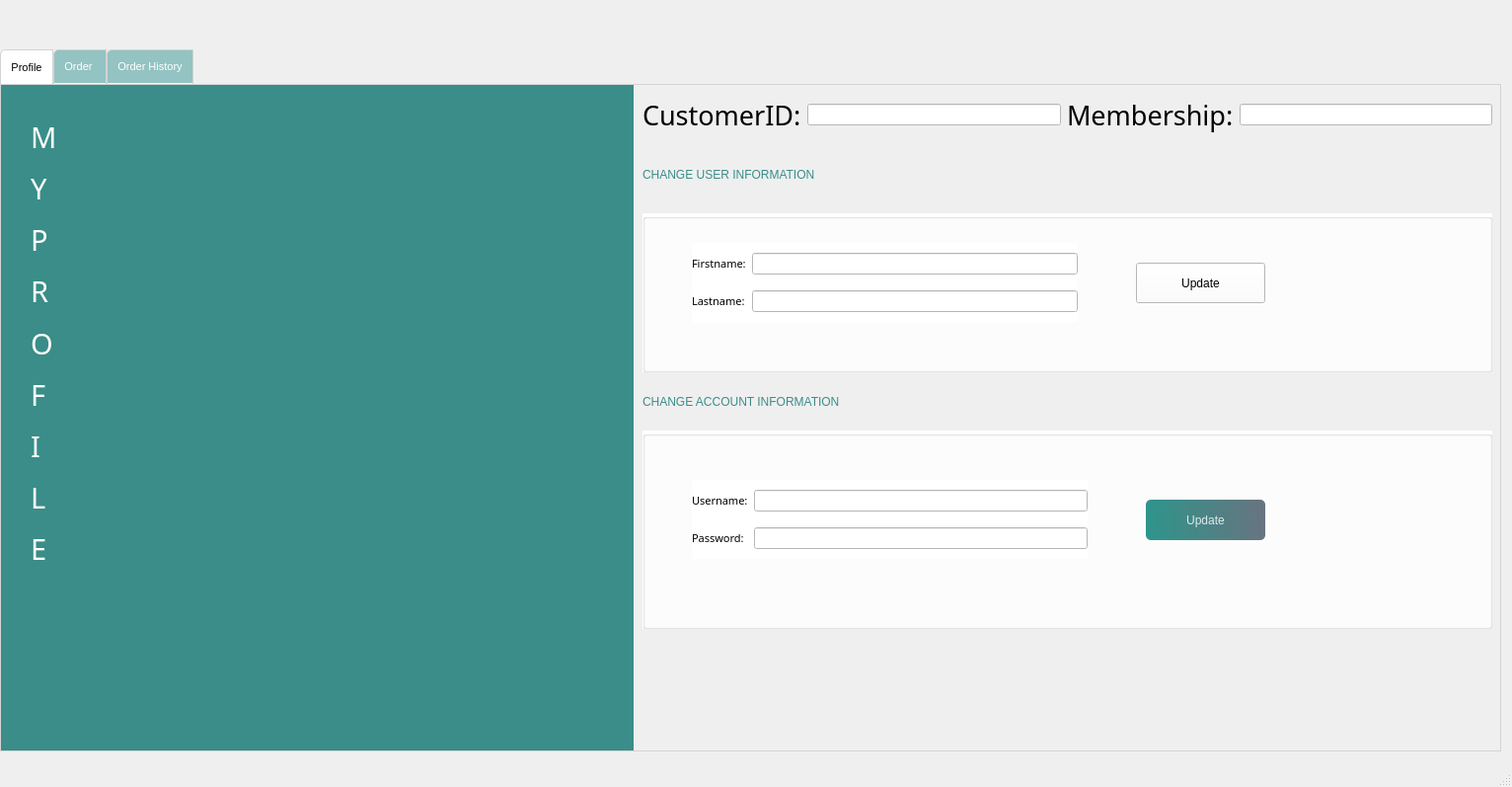
<?xml version="1.0" encoding="UTF-8"?>
<ui version="4.0">
 <class>MainWindow</class>
 <widget class="QMainWindow" name="MainWindow">
  <property name="geometry">
   <rect>
    <x>0</x>
    <y>0</y>
    <width>1532</width>
    <height>797</height>
   </rect>
  </property>
  <property name="windowTitle">
   <string>MainWindow</string>
  </property>
  <widget class="QWidget" name="centralwidget">
   <widget class="QTabWidget" name="tabWidget">
    <property name="geometry">
     <rect>
      <x>0</x>
      <y>50</y>
      <width>1521</width>
      <height>711</height>
     </rect>
    </property>
    <property name="maximumSize">
     <size>
      <width>1521</width>
      <height>711</height>
     </size>
    </property>
    <property name="font">
     <font>
      <pointsize>8</pointsize>
     </font>
    </property>
    <property name="styleSheet">
     <string notr="true">        QTabWidget::pane {
            border: 1px solid lightgray;
        }

        QTabBar::tab {
            background: rgb(147, 195, 194);
            border: 1px solid lightgray;
            border-bottom-color: none; 
            padding: 10px;
            border-top-left-radius: 5px;
            color: white;
        }

        QTabBar::tab:selected {
            background: white;
            color: black;
            margin-bottom: -1px; 
        }

        QTabBar::tab:hover {
            background: rgb(58, 141, 136);
            color: white;
        }

        QTabBar::tab:pressed {
            background: lightcoral;
            color: white;
        }
</string>
    </property>
    <property name="currentIndex">
     <number>0</number>
    </property>
    <widget class="QWidget" name="tab_2">
     <attribute name="title">
      <string>Profile</string>
     </attribute>
     <widget class="QGroupBox" name="groupBox_5">
      <property name="geometry">
       <rect>
        <x>650</x>
        <y>350</y>
        <width>861</width>
        <height>201</height>
       </rect>
      </property>
      <property name="font">
       <font>
        <family>Bahnschrift</family>
        <pointsize>8</pointsize>
        <weight>50</weight>
        <italic>false</italic>
        <bold>false</bold>
       </font>
      </property>
      <property name="styleSheet">
       <string notr="true">background-color:rgb(255, 255, 255)</string>
      </property>
      <property name="title">
       <string/>
      </property>
      <widget class="QPushButton" name="pushButtonUpdateAcc">
       <property name="geometry">
        <rect>
         <x>510</x>
         <y>70</y>
         <width>121</width>
         <height>41</height>
        </rect>
       </property>
       <property name="styleSheet">
        <string notr="true">QPushButton#pushButtonUpdateAcc{
	background-color: qlineargradient(spread:pad, x1:0, y1:0.505682, x2:1, y2:0.477, stop:0 rgba(11, 131,120, 219), stop:1 rgba(85,98,112,226));
	color:rgba(255,255,255,210);
	border-radius: 5px;
}
QPushButton#pushButtonUpdateAcc:hover{
background-color: qlineargradient(spread:pad, x1:0, y1:0.505682, x2:1, y2:0.477, stop:0 rgba(150, 123,111, 219), stop:1 rgba(85,81,84,226));
}
QPushButton#pushButtonUpdateAcc:press{
	padding-left:5px;
	padding-top: 5px;
	background-color: rgba(150,123,111,255);
}
</string>
       </property>
       <property name="text">
        <string>Update</string>
       </property>
       <property name="icon">
        <iconset>
         <normaloff>images/refresh.png</normaloff>images/refresh.png</iconset>
       </property>
      </widget>
      <widget class="QWidget" name="gridLayoutWidget_4">
       <property name="geometry">
        <rect>
         <x>50</x>
         <y>50</y>
         <width>401</width>
         <height>80</height>
        </rect>
       </property>
       <layout class="QGridLayout" name="gridLayout_4">
        <item row="0" column="1">
         <widget class="QLineEdit" name="lineEditUsername">
          <property name="enabled">
           <bool>true</bool>
          </property>
          <property name="styleSheet">
           <string notr="true">background-color: rgb(255, 255, 255)</string>
          </property>
          <property name="readOnly">
           <bool>false</bool>
          </property>
         </widget>
        </item>
        <item row="0" column="0">
         <widget class="QLabel" name="label_17">
          <property name="font">
           <font>
            <family>Bahnschrift</family>
            <pointsize>8</pointsize>
            <weight>50</weight>
            <italic>false</italic>
            <bold>false</bold>
           </font>
          </property>
          <property name="text">
           <string>Username:</string>
          </property>
         </widget>
        </item>
        <item row="1" column="0">
         <widget class="QLabel" name="label_18">
          <property name="font">
           <font>
            <family>Bahnschrift</family>
            <pointsize>8</pointsize>
            <weight>50</weight>
            <italic>false</italic>
            <bold>false</bold>
           </font>
          </property>
          <property name="text">
           <string>Password:</string>
          </property>
         </widget>
        </item>
        <item row="1" column="1">
         <widget class="QLineEdit" name="lineEditPassword">
          <property name="styleSheet">
           <string notr="true">background-color: rgb(255, 255, 255)</string>
          </property>
         </widget>
        </item>
       </layout>
      </widget>
     </widget>
     <widget class="QLabel" name="label_2">
      <property name="geometry">
       <rect>
        <x>0</x>
        <y>0</y>
        <width>641</width>
        <height>681</height>
       </rect>
      </property>
      <property name="styleSheet">
       <string notr="true">background-color:rgb(58, 141, 136)</string>
      </property>
      <property name="text">
       <string/>
      </property>
     </widget>
     <widget class="QLabel" name="label_16">
      <property name="geometry">
       <rect>
        <x>100</x>
        <y>170</y>
        <width>81</width>
        <height>16</height>
       </rect>
      </property>
      <property name="text">
       <string/>
      </property>
     </widget>
     <widget class="QWidget" name="verticalLayoutWidget">
      <property name="geometry">
       <rect>
        <x>30</x>
        <y>30</y>
        <width>31</width>
        <height>463</height>
       </rect>
      </property>
      <layout class="QVBoxLayout" name="verticalLayout">
       <item>
        <widget class="QLabel" name="label_38">
         <property name="font">
          <font>
           <family>Bahnschrift SemiBold</family>
           <pointsize>22</pointsize>
           <weight>7</weight>
           <italic>false</italic>
           <bold>false</bold>
          </font>
         </property>
         <property name="styleSheet">
          <string notr="true">COLOR: rgb(255, 255, 255);
font: 63 22pt &quot;Bahnschrift SemiBold&quot;;
</string>
         </property>
         <property name="text">
          <string>M</string>
         </property>
        </widget>
       </item>
       <item>
        <widget class="QLabel" name="label_20">
         <property name="font">
          <font>
           <family>Bahnschrift SemiBold</family>
           <pointsize>22</pointsize>
           <weight>7</weight>
           <italic>false</italic>
           <bold>false</bold>
          </font>
         </property>
         <property name="styleSheet">
          <string notr="true">COLOR: rgb(255, 255, 255);
font: 63 22pt &quot;Bahnschrift SemiBold&quot;;
</string>
         </property>
         <property name="text">
          <string>Y</string>
         </property>
        </widget>
       </item>
       <item>
        <widget class="QLabel" name="label_22">
         <property name="font">
          <font>
           <family>Bahnschrift SemiBold</family>
           <pointsize>22</pointsize>
           <weight>7</weight>
           <italic>false</italic>
           <bold>false</bold>
          </font>
         </property>
         <property name="styleSheet">
          <string notr="true">COLOR: rgb(255, 255, 255);
font: 63 22pt &quot;Bahnschrift SemiBold&quot;;
</string>
         </property>
         <property name="text">
          <string>P</string>
         </property>
        </widget>
       </item>
       <item>
        <widget class="QLabel" name="label_23">
         <property name="font">
          <font>
           <family>Bahnschrift SemiBold</family>
           <pointsize>22</pointsize>
           <weight>7</weight>
           <italic>false</italic>
           <bold>false</bold>
          </font>
         </property>
         <property name="styleSheet">
          <string notr="true">COLOR: rgb(255, 255, 255);
font: 63 22pt &quot;Bahnschrift SemiBold&quot;;
</string>
         </property>
         <property name="text">
          <string>R</string>
         </property>
        </widget>
       </item>
       <item>
        <widget class="QLabel" name="label_24">
         <property name="font">
          <font>
           <family>Bahnschrift SemiBold</family>
           <pointsize>22</pointsize>
           <weight>7</weight>
           <italic>false</italic>
           <bold>false</bold>
          </font>
         </property>
         <property name="styleSheet">
          <string notr="true">COLOR: rgb(255, 255, 255);
font: 63 22pt &quot;Bahnschrift SemiBold&quot;;
</string>
         </property>
         <property name="text">
          <string>O</string>
         </property>
        </widget>
       </item>
       <item>
        <widget class="QLabel" name="label_29">
         <property name="font">
          <font>
           <family>Bahnschrift SemiBold</family>
           <pointsize>22</pointsize>
           <weight>7</weight>
           <italic>false</italic>
           <bold>false</bold>
          </font>
         </property>
         <property name="styleSheet">
          <string notr="true">COLOR: rgb(255, 255, 255);
font: 63 22pt &quot;Bahnschrift SemiBold&quot;;
</string>
         </property>
         <property name="text">
          <string>F</string>
         </property>
        </widget>
       </item>
       <item>
        <widget class="QLabel" name="label_33">
         <property name="font">
          <font>
           <family>Bahnschrift SemiBold</family>
           <pointsize>22</pointsize>
           <weight>7</weight>
           <italic>false</italic>
           <bold>false</bold>
          </font>
         </property>
         <property name="styleSheet">
          <string notr="true">COLOR: rgb(255, 255, 255);
font: 63 22pt &quot;Bahnschrift SemiBold&quot;;
</string>
         </property>
         <property name="text">
          <string>I</string>
         </property>
        </widget>
       </item>
       <item>
        <widget class="QLabel" name="label_36">
         <property name="font">
          <font>
           <family>Bahnschrift SemiBold</family>
           <pointsize>22</pointsize>
           <weight>7</weight>
           <italic>false</italic>
           <bold>false</bold>
          </font>
         </property>
         <property name="styleSheet">
          <string notr="true">COLOR: rgb(255, 255, 255);
font: 63 22pt &quot;Bahnschrift SemiBold&quot;;
</string>
         </property>
         <property name="text">
          <string>L</string>
         </property>
        </widget>
       </item>
       <item>
        <widget class="QLabel" name="label_37">
         <property name="font">
          <font>
           <family>Bahnschrift SemiBold</family>
           <pointsize>22</pointsize>
           <weight>7</weight>
           <italic>false</italic>
           <bold>false</bold>
          </font>
         </property>
         <property name="styleSheet">
          <string notr="true">COLOR: rgb(255, 255, 255);
font: 63 22pt &quot;Bahnschrift SemiBold&quot;;
</string>
         </property>
         <property name="text">
          <string>E</string>
         </property>
        </widget>
       </item>
      </layout>
     </widget>
     <widget class="QLabel" name="label_19">
      <property name="geometry">
       <rect>
        <x>100</x>
        <y>20</y>
        <width>491</width>
        <height>481</height>
       </rect>
      </property>
      <property name="text">
       <string/>
      </property>
      <property name="pixmap">
       <pixmap>images/profile.png</pixmap>
      </property>
      <property name="scaledContents">
       <bool>true</bool>
      </property>
     </widget>
     <widget class="QWidget" name="gridLayoutWidget_2">
      <property name="geometry">
       <rect>
        <x>650</x>
        <y>10</y>
        <width>861</width>
        <height>42</height>
       </rect>
      </property>
      <layout class="QGridLayout" name="gridLayout_2">
       <item row="0" column="0">
        <widget class="QLabel" name="label_9">
         <property name="font">
          <font>
           <family>Bahnschrift</family>
           <pointsize>20</pointsize>
           <weight>50</weight>
           <italic>false</italic>
           <bold>false</bold>
          </font>
         </property>
         <property name="text">
          <string>CustomerID:</string>
         </property>
        </widget>
       </item>
       <item row="0" column="1">
        <widget class="QLineEdit" name="lineEditCustomerID">
         <property name="styleSheet">
          <string notr="true">background-color: rgb(255, 255, 255)</string>
         </property>
         <property name="readOnly">
          <bool>true</bool>
         </property>
        </widget>
       </item>
       <item row="0" column="5">
        <widget class="QLineEdit" name="lineEditMembership">
         <property name="styleSheet">
          <string notr="true">background-color: rgb(255, 255, 255)</string>
         </property>
         <property name="readOnly">
          <bool>true</bool>
         </property>
        </widget>
       </item>
       <item row="0" column="4">
        <widget class="QLabel" name="label_13">
         <property name="font">
          <font>
           <family>Bahnschrift</family>
           <pointsize>20</pointsize>
           <weight>50</weight>
           <italic>false</italic>
           <bold>false</bold>
          </font>
         </property>
         <property name="text">
          <string>Membership:</string>
         </property>
        </widget>
       </item>
      </layout>
     </widget>
     <widget class="QLabel" name="label_8">
      <property name="geometry">
       <rect>
        <x>650</x>
        <y>310</y>
        <width>371</width>
        <height>21</height>
       </rect>
      </property>
      <property name="styleSheet">
       <string notr="true">color:rgb(58, 141, 136);
font: 63 16pt &quot;Bahnschrift SemiBold Condensed&quot;;</string>
      </property>
      <property name="text">
       <string>CHANGE ACCOUNT INFORMATION</string>
      </property>
     </widget>
     <widget class="QGroupBox" name="groupBox_6">
      <property name="geometry">
       <rect>
        <x>650</x>
        <y>130</y>
        <width>861</width>
        <height>161</height>
       </rect>
      </property>
      <property name="font">
       <font>
        <family>Bahnschrift</family>
        <pointsize>8</pointsize>
        <weight>50</weight>
        <italic>false</italic>
        <bold>false</bold>
       </font>
      </property>
      <property name="styleSheet">
       <string notr="true">background-color:rgb(255, 255, 255)</string>
      </property>
      <property name="title">
       <string/>
      </property>
      <widget class="QPushButton" name="pushButtonUpdateProfile">
       <property name="geometry">
        <rect>
         <x>500</x>
         <y>50</y>
         <width>131</width>
         <height>41</height>
        </rect>
       </property>
       <property name="styleSheet">
        <string notr="true">QPushButton#pushButtonUpdateAcc{
	background-color: qlineargradient(spread:pad, x1:0, y1:0.505682, x2:1, y2:0.477, stop:0 rgba(11, 131,120, 219), stop:1 rgba(85,98,112,226));
	color:rgba(255,255,255,210);
	border-radius: 5px;
}
QPushButton#pushButtonUpdateAcc:hover{
background-color: qlineargradient(spread:pad, x1:0, y1:0.505682, x2:1, y2:0.477, stop:0 rgba(150, 123,111, 219), stop:1 rgba(85,81,84,226));
}
QPushButton#pushButtonUpdateAcc:press{
	padding-left:5px;
	padding-top: 5px;
	background-color: rgba(150,123,111,255);
}
</string>
       </property>
       <property name="text">
        <string>Update</string>
       </property>
       <property name="icon">
        <iconset>
         <normaloff>images/refresh.png</normaloff>images/refresh.png</iconset>
       </property>
      </widget>
      <widget class="QWidget" name="gridLayoutWidget_3">
       <property name="geometry">
        <rect>
         <x>50</x>
         <y>30</y>
         <width>391</width>
         <height>80</height>
        </rect>
       </property>
       <layout class="QGridLayout" name="gridLayout_3">
        <item row="0" column="1">
         <widget class="QLineEdit" name="lineEditFirstname">
          <property name="styleSheet">
           <string notr="true">background-color: rgb(255, 255, 255)</string>
          </property>
         </widget>
        </item>
        <item row="0" column="0">
         <widget class="QLabel" name="label_10">
          <property name="font">
           <font>
            <family>Bahnschrift</family>
            <pointsize>8</pointsize>
            <weight>50</weight>
            <italic>false</italic>
            <bold>false</bold>
           </font>
          </property>
          <property name="text">
           <string>Firstname:</string>
          </property>
         </widget>
        </item>
        <item row="1" column="0">
         <widget class="QLabel" name="label_11">
          <property name="font">
           <font>
            <family>Bahnschrift</family>
            <pointsize>8</pointsize>
            <weight>50</weight>
            <italic>false</italic>
            <bold>false</bold>
           </font>
          </property>
          <property name="text">
           <string>Lastname:</string>
          </property>
         </widget>
        </item>
        <item row="1" column="1">
         <widget class="QLineEdit" name="lineEditLastname">
          <property name="styleSheet">
           <string notr="true">background-color: rgb(255, 255, 255)</string>
          </property>
         </widget>
        </item>
       </layout>
      </widget>
     </widget>
     <widget class="QLabel" name="label_12">
      <property name="geometry">
       <rect>
        <x>650</x>
        <y>80</y>
        <width>371</width>
        <height>21</height>
       </rect>
      </property>
      <property name="styleSheet">
       <string notr="true">color:rgb(58, 141, 136);
font: 63 16pt &quot;Bahnschrift SemiBold Condensed&quot;;</string>
      </property>
      <property name="text">
       <string>CHANGE USER INFORMATION</string>
      </property>
     </widget>
    </widget>
    <widget class="QWidget" name="tabOrder">
     <attribute name="title">
      <string>Order </string>
     </attribute>
     <widget class="QGroupBox" name="groupBox">
      <property name="geometry">
       <rect>
        <x>10</x>
        <y>0</y>
        <width>1481</width>
        <height>671</height>
       </rect>
      </property>
      <property name="cursor">
       <cursorShape>ArrowCursor</cursorShape>
      </property>
      <property name="contextMenuPolicy">
       <enum>Qt::CustomContextMenu</enum>
      </property>
      <property name="styleSheet">
       <string notr="true">background-color:rgb(102, 153, 151);
font: 8pt &quot;Bahnschrift&quot;;</string>
      </property>
      <property name="title">
       <string/>
      </property>
      <widget class="QLabel" name="label_6">
       <property name="geometry">
        <rect>
         <x>770</x>
         <y>10</y>
         <width>151</width>
         <height>21</height>
        </rect>
       </property>
       <property name="text">
        <string>&lt;html&gt;&lt;head/&gt;&lt;body&gt;&lt;p&gt;&lt;span style=&quot; font-size:10pt; font-weight:600; color:#ffffff;&quot;&gt;CREATE NEW ORDER&lt;/span&gt;&lt;/p&gt;&lt;/body&gt;&lt;/html&gt;</string>
       </property>
      </widget>
      <widget class="QLabel" name="label">
       <property name="geometry">
        <rect>
         <x>20</x>
         <y>10</y>
         <width>61</width>
         <height>31</height>
        </rect>
       </property>
       <property name="text">
        <string>&lt;html&gt;&lt;head/&gt;&lt;body&gt;&lt;p&gt;&lt;span style=&quot; font-size:10pt; font-weight:600; color:#ffffff;&quot;&gt;MENU&lt;/span&gt;&lt;/p&gt;&lt;/body&gt;&lt;/html&gt;</string>
       </property>
      </widget>
      <widget class="QTableWidget" name="tableWidgetProduct">
       <property name="enabled">
        <bool>true</bool>
       </property>
       <property name="geometry">
        <rect>
         <x>10</x>
         <y>90</y>
         <width>441</width>
         <height>261</height>
        </rect>
       </property>
       <property name="sizePolicy">
        <sizepolicy hsizetype="Fixed" vsizetype="Expanding">
         <horstretch>0</horstretch>
         <verstretch>0</verstretch>
        </sizepolicy>
       </property>
       <property name="styleSheet">
        <string notr="true">background-color:rgb(255, 255 255);
border: 1px solid;</string>
       </property>
       <property name="sizeAdjustPolicy">
        <enum>QAbstractScrollArea::AdjustToContents</enum>
       </property>
       <property name="editTriggers">
        <set>QAbstractItemView::NoEditTriggers</set>
       </property>
       <column>
        <property name="text">
         <string>Name</string>
        </property>
        <property name="font">
         <font>
          <family>Bahnschrift</family>
         </font>
        </property>
       </column>
       <column>
        <property name="text">
         <string>Size</string>
        </property>
       </column>
       <column>
        <property name="text">
         <string>Price</string>
        </property>
       </column>
       <column>
        <property name="text">
         <string>SalesOff</string>
        </property>
       </column>
      </widget>
      <widget class="QPushButton" name="pushButtonSave_New">
       <property name="geometry">
        <rect>
         <x>1380</x>
         <y>40</y>
         <width>91</width>
         <height>31</height>
        </rect>
       </property>
       <property name="styleSheet">
        <string notr="true">

    QPushButton {
        background-color:rgb(255, 227, 179);
        border: 2px solid white;
        border-radius: 10px;
        padding: 5px;
    }
    QPushButton:hover {
        background-color: gray;
    }
    QPushButton:pressed {
        background-color: darkgray;
    }</string>
       </property>
       <property name="text">
        <string>Save</string>
       </property>
       <property name="icon">
        <iconset>
         <normaloff>../../XPS9530/.designer/backup/images/disk.png</normaloff>../../XPS9530/.designer/backup/images/disk.png</iconset>
       </property>
      </widget>
      <widget class="QTableWidget" name="tableWidgetOrderDetail">
       <property name="geometry">
        <rect>
         <x>760</x>
         <y>90</y>
         <width>711</width>
         <height>571</height>
        </rect>
       </property>
       <property name="styleSheet">
        <string notr="true">background-color:rgb(255,255,255);
border: 1px solid;</string>
       </property>
       <property name="sizeAdjustPolicy">
        <enum>QAbstractScrollArea::AdjustToContents</enum>
       </property>
       <property name="selectionMode">
        <enum>QAbstractItemView::SingleSelection</enum>
       </property>
       <column>
        <property name="text">
         <string>ProductID</string>
        </property>
       </column>
       <column>
        <property name="text">
         <string>Name</string>
        </property>
       </column>
       <column>
        <property name="text">
         <string>Size</string>
        </property>
       </column>
       <column>
        <property name="text">
         <string>Quantity</string>
        </property>
       </column>
       <column>
        <property name="text">
         <string>Price</string>
        </property>
       </column>
       <column>
        <property name="text">
         <string>SalesOff</string>
        </property>
       </column>
      </widget>
      <widget class="QLabel" name="drinkImages">
       <property name="geometry">
        <rect>
         <x>470</x>
         <y>100</y>
         <width>260</width>
         <height>481</height>
        </rect>
       </property>
       <property name="cursor">
        <cursorShape>BusyCursor</cursorShape>
       </property>
       <property name="text">
        <string/>
       </property>
       <property name="scaledContents">
        <bool>true</bool>
       </property>
      </widget>
      <widget class="QPushButton" name="pushButtonBack">
       <property name="geometry">
        <rect>
         <x>520</x>
         <y>620</y>
         <width>51</width>
         <height>31</height>
        </rect>
       </property>
       <property name="styleSheet">
        <string notr="true">

    QPushButton {
        background-color:rgb(255, 227, 179);
        border: 2px solid white;
        border-radius: 10px;
        padding: 5px;
    }
    QPushButton:hover {
        background-color: gray;
    }
    QPushButton:pressed {
        background-color: darkgray;
    }</string>
       </property>
       <property name="text">
        <string/>
       </property>
       <property name="icon">
        <iconset>
         <normaloff>../../XPS9530/.designer/backup/images/angle-left.png</normaloff>../../XPS9530/.designer/backup/images/angle-left.png</iconset>
       </property>
      </widget>
      <widget class="QPushButton" name="pushButtonNext">
       <property name="geometry">
        <rect>
         <x>620</x>
         <y>620</y>
         <width>51</width>
         <height>31</height>
        </rect>
       </property>
       <property name="styleSheet">
        <string notr="true">

    QPushButton {
        background-color:rgb(255, 227, 179);
        border: 2px solid white;
        border-radius: 10px;
        padding: 5px;
    }
    QPushButton:hover {
        background-color: gray;
    }
    QPushButton:pressed {
        background-color: darkgray;
    }</string>
       </property>
       <property name="text">
        <string/>
       </property>
       <property name="icon">
        <iconset>
         <normaloff>../../XPS9530/.designer/backup/images/angle-right.png</normaloff>../../XPS9530/.designer/backup/images/angle-right.png</iconset>
       </property>
      </widget>
      <widget class="QLabel" name="label_31">
       <property name="geometry">
        <rect>
         <x>970</x>
         <y>50</y>
         <width>61</width>
         <height>16</height>
        </rect>
       </property>
       <property name="text">
        <string>Order ID:</string>
       </property>
      </widget>
      <widget class="QLineEdit" name="lineEditOrderID_New">
       <property name="geometry">
        <rect>
         <x>1030</x>
         <y>41</y>
         <width>113</width>
         <height>31</height>
        </rect>
       </property>
       <property name="styleSheet">
        <string notr="true">background-color:rgb(255, 255, 255)</string>
       </property>
       <property name="readOnly">
        <bool>true</bool>
       </property>
      </widget>
      <widget class="QLabel" name="label_34">
       <property name="geometry">
        <rect>
         <x>10</x>
         <y>40</y>
         <width>101</width>
         <height>20</height>
        </rect>
       </property>
       <property name="text">
        <string>Search for Product:</string>
       </property>
      </widget>
      <widget class="QLineEdit" name="lineEditProductName_Menu">
       <property name="geometry">
        <rect>
         <x>120</x>
         <y>40</y>
         <width>241</width>
         <height>22</height>
        </rect>
       </property>
       <property name="styleSheet">
        <string notr="true">background-color:rgb(255, 255, 255)</string>
       </property>
      </widget>
      <widget class="QPushButton" name="pushButtonSearch_Menu">
       <property name="geometry">
        <rect>
         <x>370</x>
         <y>30</y>
         <width>91</width>
         <height>41</height>
        </rect>
       </property>
       <property name="styleSheet">
        <string notr="true">

    QPushButton {
        background-color:rgb(150, 199, 92);
        border: 2px solid white;
        border-radius: 10px;
        padding: 5px;
    }
    QPushButton:hover {
        background-color: gray;
    }
    QPushButton:pressed {
        background-color: darkgray;
    }</string>
       </property>
       <property name="text">
        <string>Search</string>
       </property>
       <property name="icon">
        <iconset>
         <normaloff>../Manager/images/search.png</normaloff>../Manager/images/search.png</iconset>
       </property>
      </widget>
      <widget class="QLabel" name="label_35">
       <property name="geometry">
        <rect>
         <x>1170</x>
         <y>50</y>
         <width>71</width>
         <height>16</height>
        </rect>
       </property>
       <property name="text">
        <string>Total Price:</string>
       </property>
      </widget>
      <widget class="QLineEdit" name="lineEditTotalPrice_New">
       <property name="geometry">
        <rect>
         <x>1250</x>
         <y>41</y>
         <width>113</width>
         <height>31</height>
        </rect>
       </property>
       <property name="styleSheet">
        <string notr="true">background-color:rgb(255, 255, 255)</string>
       </property>
       <property name="readOnly">
        <bool>true</bool>
       </property>
      </widget>
      <widget class="QPushButton" name="pushButton_Add">
       <property name="geometry">
        <rect>
         <x>770</x>
         <y>40</y>
         <width>61</width>
         <height>31</height>
        </rect>
       </property>
       <property name="styleSheet">
        <string notr="true">

    QPushButton {
        background-color:rgb(255, 227, 179);
        border: 2px solid white;
        border-radius: 10px;
        padding: 5px;
    }
    QPushButton:hover {
        background-color: gray;
    }
    QPushButton:pressed {
        background-color: darkgray;
    }</string>
       </property>
       <property name="text">
        <string>+</string>
       </property>
      </widget>
      <widget class="QPushButton" name="pushButton_Minus">
       <property name="geometry">
        <rect>
         <x>860</x>
         <y>40</y>
         <width>61</width>
         <height>31</height>
        </rect>
       </property>
       <property name="styleSheet">
        <string notr="true">

    QPushButton {
        background-color:rgb(255, 227, 179);
        border: 2px solid white;
        border-radius: 10px;
        padding: 5px;
    }
    QPushButton:hover {
        background-color: gray;
    }
    QPushButton:pressed {
        background-color: darkgray;
    }</string>
       </property>
       <property name="text">
        <string>-</string>
       </property>
      </widget>
      <widget class="QLabel" name="label_32">
       <property name="geometry">
        <rect>
         <x>120</x>
         <y>70</y>
         <width>241</width>
         <height>16</height>
        </rect>
       </property>
       <property name="text">
        <string>&lt;html&gt;&lt;head/&gt;&lt;body&gt;&lt;p align=&quot;right&quot;&gt;*Erase LineEdit to see entire Menu&lt;/p&gt;&lt;/body&gt;&lt;/html&gt;</string>
       </property>
      </widget>
      <widget class="QTableWidget" name="tableWidgetProductRecommender">
       <property name="enabled">
        <bool>true</bool>
       </property>
       <property name="geometry">
        <rect>
         <x>10</x>
         <y>420</y>
         <width>441</width>
         <height>241</height>
        </rect>
       </property>
       <property name="sizePolicy">
        <sizepolicy hsizetype="Fixed" vsizetype="Expanding">
         <horstretch>0</horstretch>
         <verstretch>0</verstretch>
        </sizepolicy>
       </property>
       <property name="styleSheet">
        <string notr="true">background-color:rgb(255, 255 255);
border: 1px solid bluesky;</string>
       </property>
       <property name="sizeAdjustPolicy">
        <enum>QAbstractScrollArea::AdjustToContents</enum>
       </property>
       <property name="editTriggers">
        <set>QAbstractItemView::NoEditTriggers</set>
       </property>
       <column>
        <property name="text">
         <string>Name</string>
        </property>
        <property name="font">
         <font>
          <family>Bahnschrift</family>
         </font>
        </property>
       </column>
       <column>
        <property name="text">
         <string>Size</string>
        </property>
       </column>
       <column>
        <property name="text">
         <string>Price</string>
        </property>
       </column>
       <column>
        <property name="text">
         <string>SalesOff</string>
        </property>
       </column>
      </widget>
      <widget class="QLabel" name="label_21">
       <property name="geometry">
        <rect>
         <x>10</x>
         <y>370</y>
         <width>401</width>
         <height>31</height>
        </rect>
       </property>
       <property name="text">
        <string>&lt;html&gt;&lt;head/&gt;&lt;body&gt;&lt;p&gt;&lt;span style=&quot; font-size:10pt; font-weight:600; color:#ffffff;&quot;&gt;YOU MAY ALSO LIKE...&lt;/span&gt;&lt;/p&gt;&lt;/body&gt;&lt;/html&gt;</string>
       </property>
      </widget>
     </widget>
    </widget>
    <widget class="QWidget" name="tab">
     <attribute name="title">
      <string>Order History</string>
     </attribute>
     <widget class="QGroupBox" name="groupBox_9">
      <property name="geometry">
       <rect>
        <x>10</x>
        <y>20</y>
        <width>1501</width>
        <height>651</height>
       </rect>
      </property>
      <property name="styleSheet">
       <string notr="true">background-color:rgb(58, 141, 136);
font: 8pt &quot;Bahnschrift&quot;;</string>
      </property>
      <property name="title">
       <string/>
      </property>
      <widget class="QTableWidget" name="tableWidgetOrderDetailHistory">
       <property name="geometry">
        <rect>
         <x>30</x>
         <y>140</y>
         <width>1461</width>
         <height>501</height>
        </rect>
       </property>
       <property name="styleSheet">
        <string notr="true">background-color:rgb(255, 255 255);
border: 1px solid bluesky;</string>
       </property>
       <property name="sortingEnabled">
        <bool>true</bool>
       </property>
       <column>
        <property name="text">
         <string>OrderDetailID</string>
        </property>
       </column>
       <column>
        <property name="text">
         <string>OrderID</string>
        </property>
       </column>
       <column>
        <property name="text">
         <string>Date</string>
        </property>
       </column>
       <column>
        <property name="text">
         <string>Status</string>
        </property>
       </column>
       <column>
        <property name="text">
         <string>StartTime</string>
        </property>
       </column>
       <column>
        <property name="text">
         <string>EndTime</string>
        </property>
       </column>
       <column>
        <property name="text">
         <string>ProductID</string>
        </property>
       </column>
       <column>
        <property name="text">
         <string>Quantity</string>
        </property>
       </column>
       <column>
        <property name="text">
         <string>ReviewStar</string>
        </property>
       </column>
       <column>
        <property name="text">
         <string>Name</string>
        </property>
       </column>
       <column>
        <property name="text">
         <string>Size</string>
        </property>
       </column>
       <column>
        <property name="text">
         <string>Name</string>
        </property>
       </column>
       <column>
        <property name="text">
         <string>Price</string>
        </property>
       </column>
       <column>
        <property name="text">
         <string>SalesOff</string>
        </property>
       </column>
      </widget>
      <widget class="QLabel" name="label_28">
       <property name="geometry">
        <rect>
         <x>70</x>
         <y>50</y>
         <width>221</width>
         <height>41</height>
        </rect>
       </property>
       <property name="styleSheet">
        <string notr="true">color:rgb(255, 255, 255)</string>
       </property>
       <property name="text">
        <string>&lt;html&gt;&lt;head/&gt;&lt;body&gt;&lt;p&gt;&lt;span style=&quot; font-size:10pt; font-weight:600;&quot;&gt;ORDER HISTORY&lt;/span&gt;&lt;/p&gt;&lt;/body&gt;&lt;/html&gt;</string>
       </property>
      </widget>
      <widget class="QWidget" name="gridLayoutWidget">
       <property name="geometry">
        <rect>
         <x>320</x>
         <y>20</y>
         <width>811</width>
         <height>111</height>
        </rect>
       </property>
       <layout class="QGridLayout" name="gridLayout">
        <item row="0" column="0">
         <widget class="QLabel" name="label_27">
          <property name="styleSheet">
           <string notr="true">color:rgb(255, 255, 255)</string>
          </property>
          <property name="text">
           <string>Order ID:</string>
          </property>
         </widget>
        </item>
        <item row="0" column="1">
         <widget class="QLineEdit" name="lineEditOrderID">
          <property name="styleSheet">
           <string notr="true">background-color:rgb(255, 255, 255)</string>
          </property>
         </widget>
        </item>
        <item row="0" column="5">
         <widget class="QLineEdit" name="lineEditProductName">
          <property name="styleSheet">
           <string notr="true">background-color:rgb(255, 255, 255)</string>
          </property>
         </widget>
        </item>
        <item row="4" column="3">
         <widget class="QLabel" name="label_25">
          <property name="styleSheet">
           <string notr="true">color:rgb(255, 255, 255)</string>
          </property>
          <property name="text">
           <string>&lt;html&gt;&lt;head/&gt;&lt;body&gt;&lt;p align=&quot;right&quot;&gt;*Erase LineEdit to see entire History&lt;/p&gt;&lt;/body&gt;&lt;/html&gt;</string>
          </property>
         </widget>
        </item>
        <item row="0" column="3">
         <widget class="QLabel" name="label_30">
          <property name="styleSheet">
           <string notr="true">color:rgb(255, 255, 255)</string>
          </property>
          <property name="text">
           <string>Product Name:</string>
          </property>
         </widget>
        </item>
        <item row="4" column="0">
         <widget class="QLabel" name="label_26">
          <property name="styleSheet">
           <string notr="true">color:rgb(255, 255, 255)</string>
          </property>
          <property name="text">
           <string>OrderDetailID:</string>
          </property>
         </widget>
        </item>
        <item row="4" column="1">
         <widget class="QLineEdit" name="lineEditOrderDetailID">
          <property name="styleSheet">
           <string notr="true">background-color:rgb(255, 255, 255)</string>
          </property>
         </widget>
        </item>
        <item row="0" column="6">
         <widget class="QPushButton" name="pushButtonSearch">
          <property name="styleSheet">
           <string notr="true">

    QPushButton {
        background-color:rgb(255, 227, 179);
        border: 2px solid white;
        border-radius: 10px;
        padding: 5px;
    }
    QPushButton:hover {
        background-color: gray;
    }
    QPushButton:pressed {
        background-color: darkgray;
    }</string>
          </property>
          <property name="text">
           <string>Search for your Order</string>
          </property>
          <property name="icon">
           <iconset>
            <normaloff>../../XPS9530/.designer/backup/images/search.png</normaloff>../../XPS9530/.designer/backup/images/search.png</iconset>
          </property>
         </widget>
        </item>
        <item row="4" column="6">
         <widget class="QPushButton" name="pushButtonSave">
          <property name="styleSheet">
           <string notr="true">

    QPushButton {
        background-color:rgb(255, 227, 179);
        border: 2px solid white;
        border-radius: 10px;
        padding: 5px;
    }
    QPushButton:hover {
        background-color: gray;
    }
    QPushButton:pressed {
        background-color: darkgray;
    }</string>
          </property>
          <property name="text">
           <string>Save</string>
          </property>
          <property name="icon">
           <iconset>
            <normaloff>../../XPS9530/.designer/backup/images/disk.png</normaloff>../../XPS9530/.designer/backup/images/disk.png</iconset>
          </property>
         </widget>
        </item>
       </layout>
      </widget>
     </widget>
    </widget>
   </widget>
  </widget>
  <widget class="QStatusBar" name="statusbar"/>
 </widget>
 <resources/>
 <connections/>
</ui>
